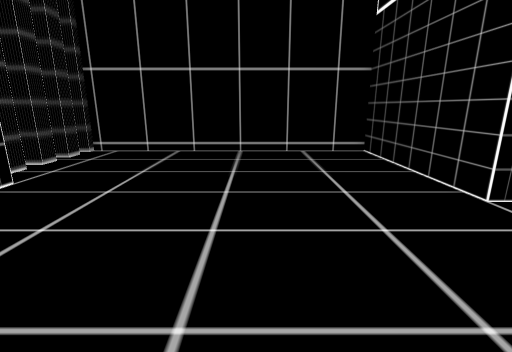
[1] (above)

12 first-person views from a walk through a scene from a Unity 3-D project. The camera is 1.4 m above the floor, tilts 14° down and sees 85° across. The floor is counted in squares, 0.5 m on a side. Each view is taken from the middle of a square. On the plan, view 1 faces up. The plan holds only what a view shows up to about 19 squares ahead; the rest is blank. The place goes on beyond the plan. The player is left out.

[2]
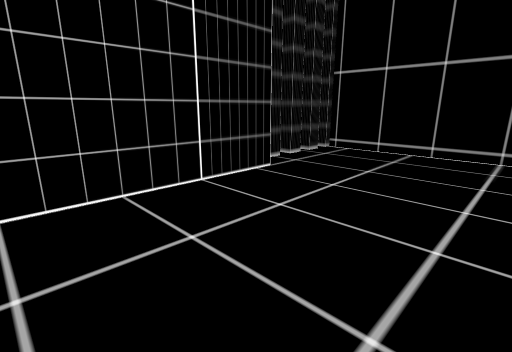

[3]
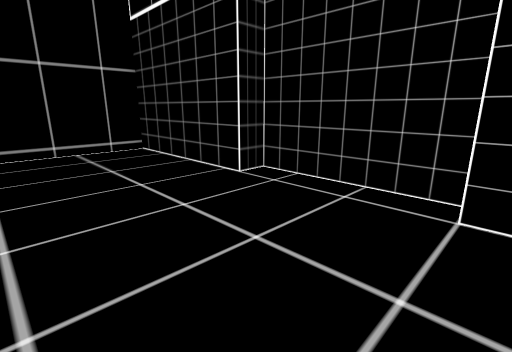

[4]
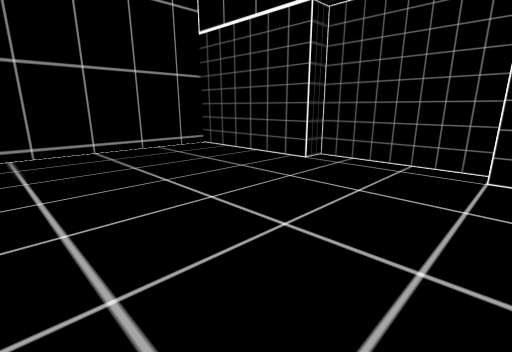

[5]
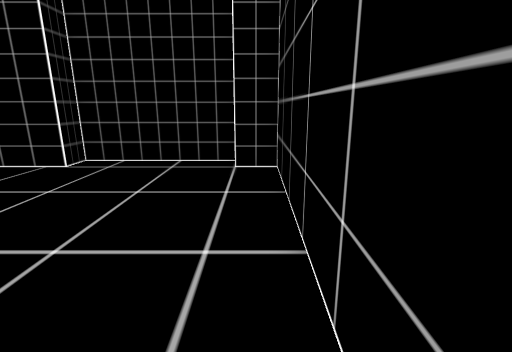

[6]
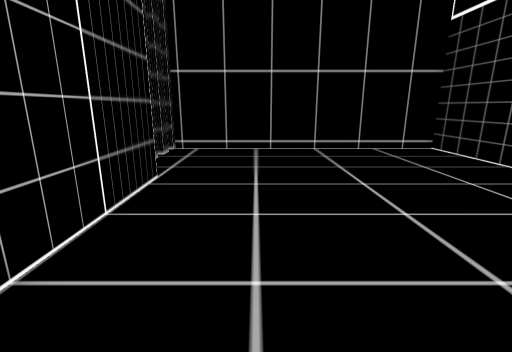

[7]
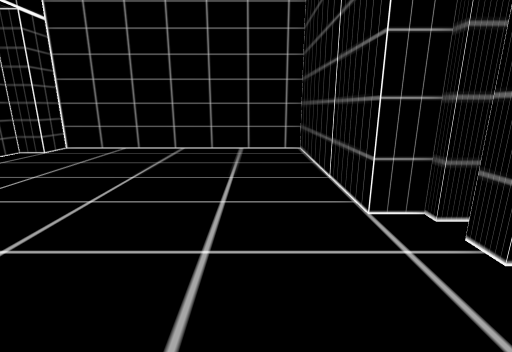

[8]
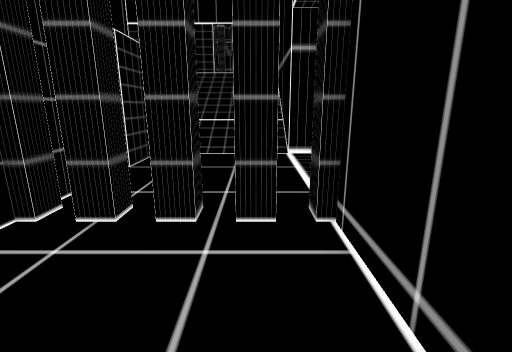

[9]
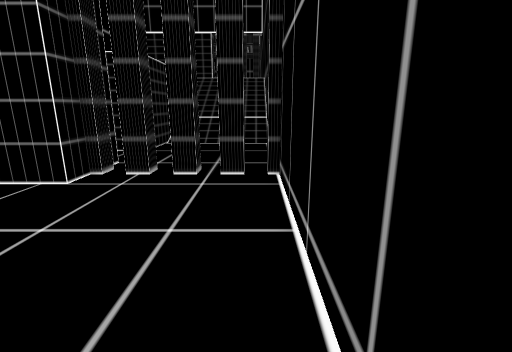

[10]
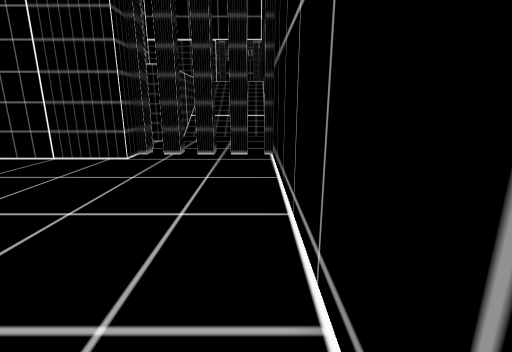

[11]
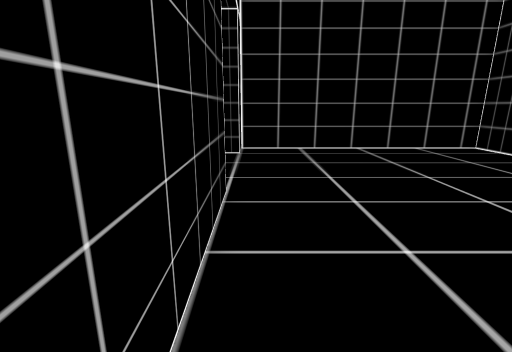

[12]
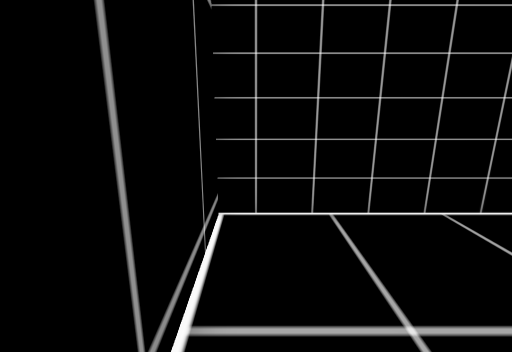

### Floor plan
Points are (right, up) in squares from view 1. A wall is a line through its corners. A room is listed if a view was taken in it or the views show most of it. See-through windows are left out.
Room 1 (views 1, 2, 3, 4, 5, 6, 7, 8, 9, 10, 11, 12)
walls: (-10.5, 10) (-9, 10) (-9, -2) (7, -2) (7, 0) (8.5, 0) (8.5, 8) (7, 8) (7, 18) (-10.5, 18); (-11.5, 10.5) (-10.5, 10.5); (-11.5, 12.5) (-10.5, 12.5) (-10.5, 11.5); (-13, 10) (-12.1, 10); (-11.5, 14.5) (-10.5, 14.5) (-10.5, 13.5) (-11.4, 13.5); (-10.5, 16.6) (-10.5, 15.5) (-11.2, 15.5); (-11.4, 16.5) (-10.8, 16.5); (-10.5, 17.5) (-11.5, 17.5)

Positions as (right, up) in squares from view 1, and headings:
1: (0, 0), facing up
2: (0, 0), facing up-left
3: (-1, -1), facing up-right
4: (-6, -1), facing up-right
5: (-6, -1), facing right
6: (-5, -1), facing up
7: (-6, 17), facing down
8: (-4, 16), facing left
9: (1, 17), facing left
10: (6, 17), facing left
11: (6, 17), facing down
12: (0, 17), facing right
